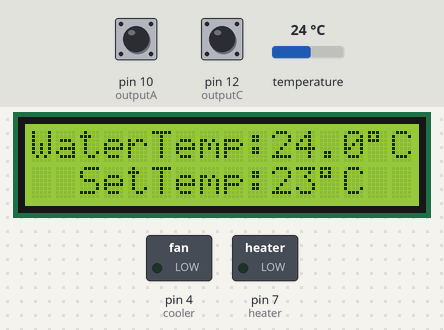
A sketch run on a simulated Arduino Uno, built with avr-gcc and run on an emulated ATmega328P. On the bench: 16×2 character LCD, switched loads named in the sketch (green lamp = pin HIGH). The test bench sets the inputs (shaded band); at power-on: temperature 24 °C, pin 12 (outputC) HIGH, pin 10 (outputA) HIGH.

Above: at 7.3 s.
7.4 s: temperature set to 20.4 °C
At 8.8 s:
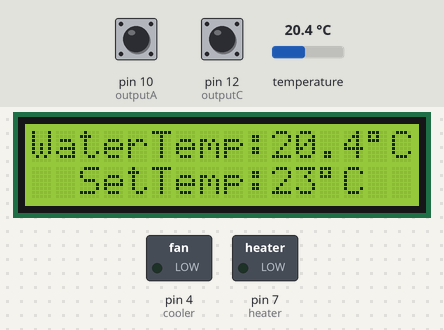
9.2 s: temperature set to 19.3 °C
At 9.7 s:
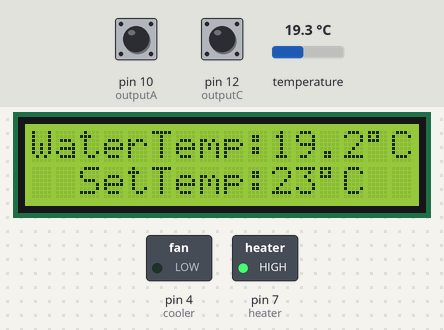
10.7 s: temperature set to 28 °C
At 11.9 s:
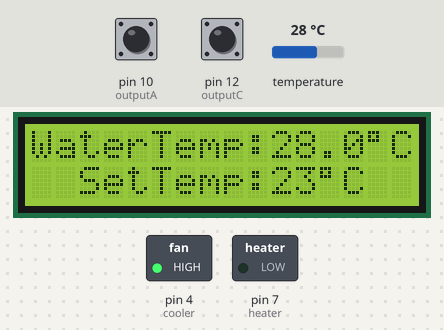
12.3 s: pin 12 (outputC) pulsed LOW 5 times (0.12 s each, 0.3 s apart)
At 15.1 s:
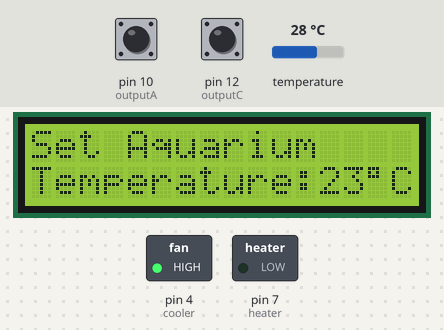
Timing chart, 0 to 16.6 s (numbered marks = the images above; inputs shaded):
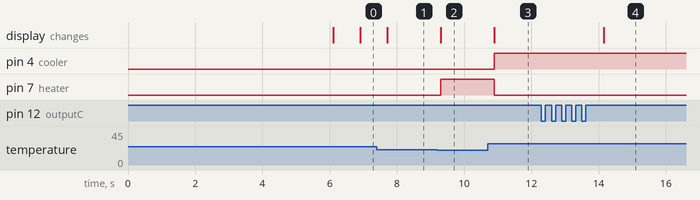

The sketch:

AquariumCooler.ino
```cpp
#include <LiquidCrystal_I2C.h>
#include <OneWire.h>
#include <DallasTemperature.h>

//----------------------LCD I2C Controller Setup----------------------

LiquidCrystal_I2C lcd(0x27, 2, 1, 0, 4, 5, 6, 7, 3, POSITIVE);

//------------------Temperature Sensor Global Scope-------------------

OneWire oneWire(2);
DallasTemperature sensors(&oneWire);

//-----------------------Global Scope Variables-----------------------

#define outputA 10
#define outputB 11
#define outputC 12
#define heater 7
#define cooler 4

float celsius = 23;
int setTemp = 23;
int aState;
int aLastState;
int cState = 1;
bool menu = false;

//---------------------------Initialization---------------------------

void setup()
{
  bootSequence();
  bootScreen();
}

//--------------------------------Main--------------------------------

void loop() {
  if (menu == true) {
    encoderInput();
  }
  if (menu == false) {
    manageTemp();
  }
}

//----------------------------Boot Sequence---------------------------

void bootSequence() {
  pinMode (outputA, INPUT);
  pinMode (outputB, INPUT);
  pinMode (outputC, INPUT);
  pinMode(heater, OUTPUT);
  pinMode(cooler, OUTPUT);
  lcd.begin(16, 2);
  lcd.clear();
  Serial.begin(9600);
  aLastState = digitalRead(outputA);
  sensors.begin();
}

//---------------Temperature Measurement And Management---------------

void manageTemp() {
  menu = false;
  while (menu == false) {
    if (celsius > setTemp + 3) {
      digitalWrite(cooler, HIGH);
      digitalWrite(heater, LOW);
    }
    if (celsius < setTemp -3) {
      digitalWrite(heater, HIGH);
      digitalWrite(cooler, LOW);
    }
    if (celsius <= setTemp + 3 && celsius >= setTemp - 3) {
      digitalWrite(heater, LOW);
      digitalWrite(cooler, LOW);
    }
    isButtonPressed();
    measureAndPrintTemp();
  }
}


void measureAndPrintTemp() {
  sensors.requestTemperatures();
  celsius = sensors.getTempCByIndex(0);
  printCurrentTemp();
  printSetTemp();
}

//----------------------------LCD Printing----------------------------

void bootScreen() {
  lcd.print("    ");
  lcd.print("AquaCube");
  lcd.setCursor(0, 1);
  lcd.print(" ");
  lcd.print("Alpha Ver: 1.0");
  lcd.setCursor(0, 0);
  delay(6000);
  lcd.clear();
}


void printCurrentTemp() {
  lcd.clear();
  lcd.print("WaterTemp:");
  lcd.print(celsius, 1);
  lcd.print((char)223);
  lcd.print("C");
}


void printSetTemp() {
  lcd.setCursor(0, 1);
  lcd.print("  ");
  lcd.print("SetTemp:");
  lcd.print(setTemp);
  lcd.print((char)223);
  lcd.print("C");
  lcd.setCursor(0, 0);
}


void menuPrint() {
  lcd.clear();
  lcd.print("Set Aquarium");
  lcd.setCursor(0, 1);
  lcd.print("Temperature:");
  lcd.print(setTemp);
  lcd.print((char)223);
  lcd.print("C");
  lcd.setCursor(0, 0);
}

//---------------------------Encoder Control--------------------------

void isButtonPressed() {
  cState = digitalRead(outputC);
  if (cState == 0) {
    menu = !menu;
    while (cState != 1) {
      cState = digitalRead(outputC);
    }
  }
}


void encoderInput() {
  menu = true;
  menuPrint();
  while (menu == true) {
    aState = digitalRead(outputA);
    if (aState != aLastState) {
      if (digitalRead(outputB) != aState && setTemp < 40) {
        setTemp ++;
      } else {
        if (setTemp > 10) {
          setTemp --;
        }
      }
      menuPrint();
    }
    aLastState = aState;
    isButtonPressed();
  }
}
```

Measured:
- the behaviour switches between 20 and 19.9 °C on temperature (found by bisection; images 1 and 2)
- after the input at 7.4 s, the display: changes after 0.31 s (image 1)
- after the input at 9.2 s, pin 7 (heater): LOW → HIGH after 0.10 s; the display: changes after 0.10 s (image 2)
- after the input at 10.7 s, pin 4 (cooler): LOW → HIGH after 0.19 s; pin 7 (heater): HIGH → LOW after 0.19 s; the display: changes after 0.19 s (image 3)
- after the input at 12.3 s, the display: changes after 1.8 s (image 4)
